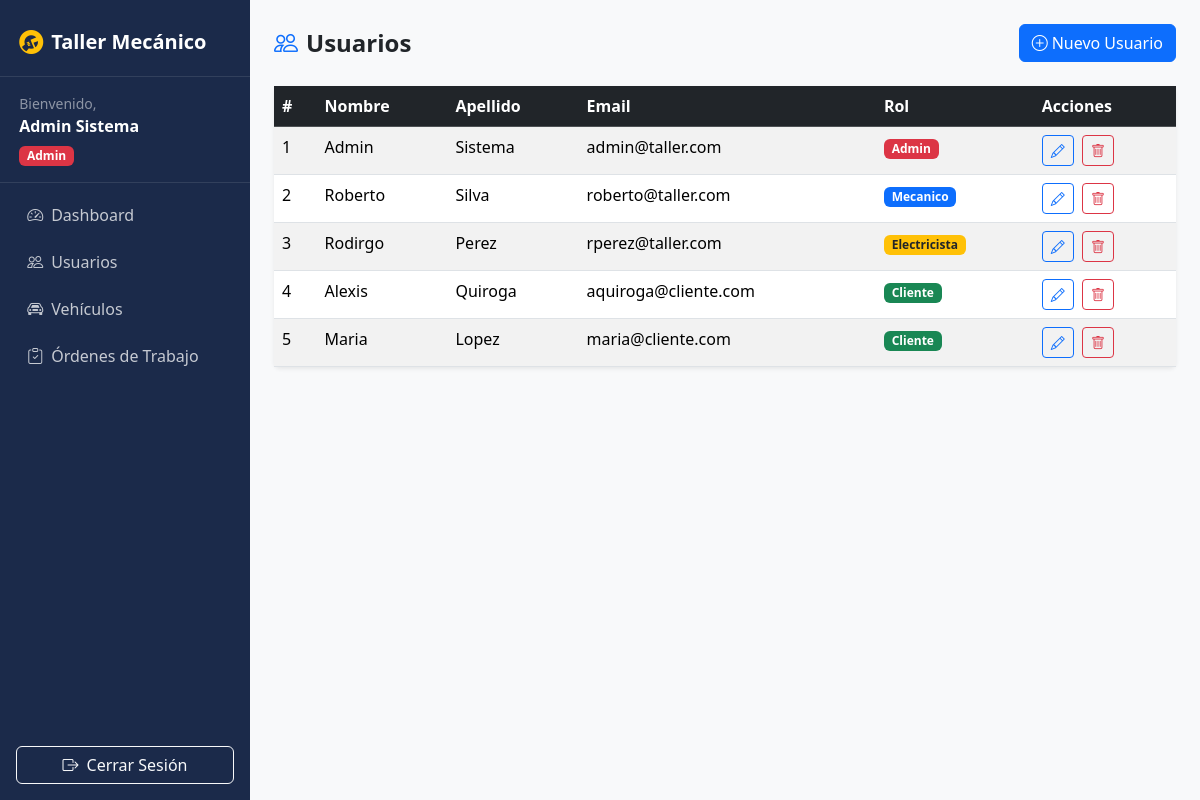
Screenshot of /tablausuarios.php (signed in) with the database file from the repository.
### tables this page shows
CREATE TABLE usuarios (
    id INT PRIMARY KEY AUTO_INCREMENT,
    nombre VARCHAR(100) NOT NULL,
    apellido VARCHAR(100) NOT NULL,
    email VARCHAR(100) NOT NULL UNIQUE,
    password VARCHAR(32) NOT NULL,
    rol ENUM('admin','cliente','mecanico','electricista') NOT NULL,
    created_at TIMESTAMP DEFAULT CURRENT_TIMESTAMP
);

### consultas.php (called while the page is built, shortened)
<?php
function mostrarUsuarios($conexion) {
    $SQL = "SELECT * FROM usuarios ORDER BY created_at DESC";
    $rs = mysqli_query($conexion, $SQL);
    return $rs;
}

### tablausuarios.php (the view, shortened to what this page needs)
<?php
require_once 'consultas.php';
$conexion = conexion();
$usuarios = mostrarUsuarios($conexion);
?>
<?php include 'header.php'; ?>
<?php include 'menulateral.php'; ?>
<div class="container-fluid p-4">
    <div class="d-flex justify-content-between align-items-center mb-4">
        <h4 class="fw-bold mb-0"><i class="bi bi-people me-2 text-primary"></i>Usuarios</h4>
        <a href="crearusuario.php" class="btn btn-primary"><i class="bi bi-plus-circle me-1"></i>Nuevo Usuario</a>
    </div>
    <div class="card border-0 shadow-sm">
        <div class="card-body p-0">
            <div class="table-responsive">
                <table class="table table-striped table-hover mb-0">
                    <thead class="table-dark">
                        <tr>
                            <th>#</th>
                            <th>Nombre</th>
                            <th>Apellido</th>
                            <th>Email</th>
                            <th>Rol</th>
                            <th>Acciones</th>
                        </tr>
                    </thead>
                    <tbody>
                    <?php while ($u = mysqli_fetch_array($usuarios)) { ?>
                    <tr>
                        <td><?php echo $u['id']; ?></td>
                        <td><?php echo  ($u['nombre']); ?></td>
                        <td><?php echo  ($u['apellido']); ?></td>
                        <td><?php echo  ($u['email']); ?></td>
                        <td>
                            <?php
                            $badge_class = ['admin'=>'danger','mecanico'=>'primary','electricista'=>'warning text-dark','cliente'=>'success'];
                            if (isset($badge_class[$u['rol']])) {
                                $clase = $badge_class[$u['rol']];
                            } else {
                                $clase = 'secondary';
                            }
                            ?>
                            <span class="badge bg-<?php echo $clase; ?>"><?php echo ucfirst($u['rol']); ?></span>
                        </td>
                        <td>
                            <a href="modificarusuario.php?id=<?php echo $u['id']; ?>" class="btn btn-sm btn-outline-primary me-1">
                                <i class="bi bi-pencil"></i>
                            </a>
                            <a href="eliminarusuario.php?id=<?php echo $u['id']; ?>" class="btn btn-sm btn-outline-danger"
                               onclick="return confirm('¿Eliminar este usuario?')">
                                <i class="bi bi-trash"></i>
                            </a>
                        </td>
                    </tr>
                    <?php } ?>
                    </tbody>
                </table>
            </div>
        </div>
    </div>
</div>
<?php include 'footer.php'; ?>

### rows the page displays
usuarios: id "1", nombre "Admin", apellido "Sistema", email "admin@taller.com", rol "Admin"
usuarios: id "2", nombre "Roberto", apellido "Silva", email "roberto@taller.com", rol "Mecanico"
usuarios: id "3", nombre "Rodirgo", apellido "Perez", email "rperez@taller.com", rol "Electricista"
usuarios: id "4", nombre "Alexis", apellido "Quiroga", email "aquiroga@cliente.com", rol "Cliente"
usuarios: id "5", nombre "Maria", apellido "Lopez", email "maria@cliente.com", rol "Cliente"

### other values shown
$_SESSION['nombre'] "Admin"
$_SESSION['apellido'] "Sistema"
$rol "Admin"
